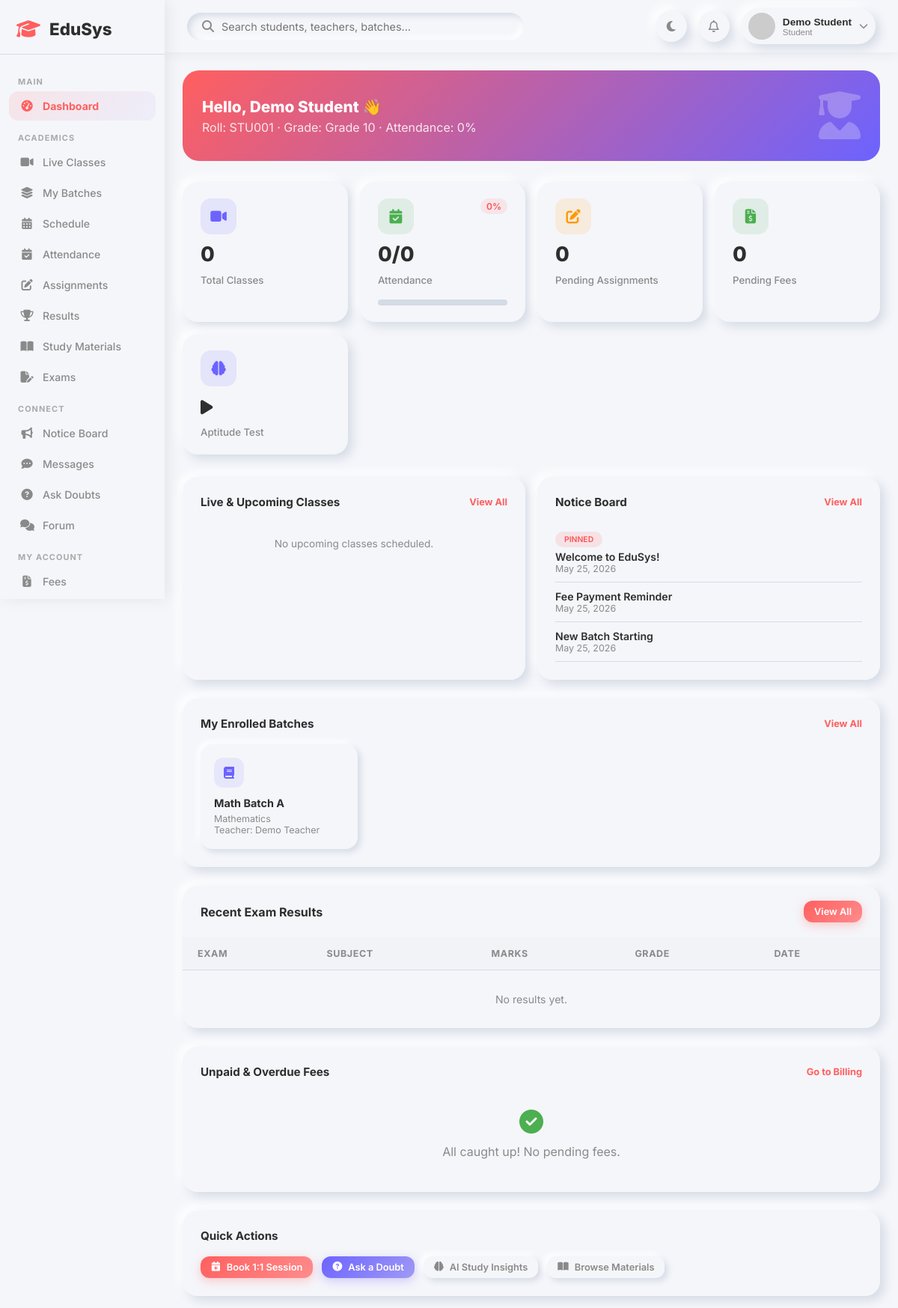
The app's page /student/dashboard.php (signed in) with its own data.
### tables this page shows
CREATE TABLE IF NOT EXISTS students (
    id INT AUTO_INCREMENT PRIMARY KEY,
    user_id INT NOT NULL,
    roll_number VARCHAR(50) UNIQUE,
    date_of_birth DATE,
    gender ENUM('male','female','other'),
    phone VARCHAR(20),
    address TEXT,
    parent_name VARCHAR(150),
    parent_phone VARCHAR(20),
    grade VARCHAR(20),
    admission_date DATE DEFAULT (CURRENT_DATE),
    FOREIGN KEY (user_id) REFERENCES users(id) ON DELETE CASCADE
);

CREATE TABLE IF NOT EXISTS users (
    id INT AUTO_INCREMENT PRIMARY KEY,
    name VARCHAR(150) NOT NULL,
    email VARCHAR(150) UNIQUE NOT NULL,
    password VARCHAR(255) NOT NULL,
    role ENUM('admin','teacher','student') NOT NULL DEFAULT 'student',
    avatar VARCHAR(255) DEFAULT NULL,
    status ENUM('active','inactive','pending') DEFAULT 'pending',
    created_at TIMESTAMP DEFAULT CURRENT_TIMESTAMP,
    updated_at TIMESTAMP DEFAULT CURRENT_TIMESTAMP ON UPDATE CURRENT_TIMESTAMP
);

CREATE TABLE IF NOT EXISTS notices (
    id INT AUTO_INCREMENT PRIMARY KEY,
    title VARCHAR(200) NOT NULL,
    content TEXT,
    target_role ENUM('all','student','teacher','admin') DEFAULT 'all',
    created_by INT,
    is_pinned TINYINT(1) DEFAULT 0,
    created_at TIMESTAMP DEFAULT CURRENT_TIMESTAMP,
    FOREIGN KEY (created_by) REFERENCES users(id) ON DELETE SET NULL
);

CREATE TABLE IF NOT EXISTS batches (
    id INT AUTO_INCREMENT PRIMARY KEY,
    name VARCHAR(150) NOT NULL,
    teacher_id INT,
    subject_id INT,
    grade VARCHAR(20),
    schedule TEXT,
    max_students INT DEFAULT 30,
    status ENUM('active','inactive') DEFAULT 'active',
    created_at TIMESTAMP DEFAULT CURRENT_TIMESTAMP,
    FOREIGN KEY (teacher_id) REFERENCES teachers(id) ON DELETE SET NULL,
    FOREIGN KEY (subject_id) REFERENCES subjects(id) ON DELETE SET NULL
);

CREATE TABLE IF NOT EXISTS subjects (
    id INT AUTO_INCREMENT PRIMARY KEY,
    name VARCHAR(100) NOT NULL,
    code VARCHAR(20) UNIQUE,
    description TEXT,
    created_at TIMESTAMP DEFAULT CURRENT_TIMESTAMP
);

### student/dashboard.php (the view, shortened to what this page needs)
<?php
require_once '../includes/header.php';
$student = $conn->query("SELECT s.*, u.name, u.email FROM students s JOIN users u ON s.user_id=u.id WHERE s.user_id={$_SESSION['user_id']}")->fetch_assoc();
$sid = $student['id'];
$total_classes = $conn->query("SELECT COUNT(DISTINCT lc.id) as cnt FROM live_classes lc JOIN batches b ON lc.batch_id=b.id JOIN batch_students bs ON bs.batch_id=b.id WHERE bs.student_id=$sid")->fetch_assoc()['cnt'];
$present = $conn->query("SELECT COUNT(*) as cnt FROM attendance WHERE student_id=$sid AND status='present'")->fetch_assoc()['cnt'];
$total_att = $conn->query("SELECT COUNT(*) as cnt FROM attendance WHERE student_id=$sid")->fetch_assoc()['cnt'];
$att_pct = $total_att > 0 ? round(($present / $total_att) * 100) : 0;
$pending_assignments = $conn->query("SELECT COUNT(*) as cnt FROM assignments a JOIN batch_students bs ON bs.batch_id=a.batch_id WHERE bs.student_id=$sid AND a.id NOT IN (SELECT assignment_id FROM submissions WHERE student_id=$sid)")->fetch_assoc()['cnt'];
$unpaid_fees = $conn->query("SELECT COUNT(*) as cnt FROM fees WHERE student_id=$sid AND status IN ('unpaid','overdue')")->fetch_assoc()['cnt'];
$my_batches = $conn->query("SELECT b.*, sub.name as subject_name, u.name as teacher_name FROM batch_students bs JOIN batches b ON bs.batch_id=b.id LEFT JOIN subjects sub ON b.subject_id=sub.id LEFT JOIN teachers t ON b.teacher_id=t.id LEFT JOIN users u ON t.user_id=u.id WHERE bs.student_id=$sid AND b.status='active' LIMIT 5");
$sid = (int)($student['id'] ?? 0);
$notices = $conn->query("
    SELECT n.*, b.name as batch_name
    FROM notices n
    LEFT JOIN batches b ON n.batch_id = b.id
    WHERE n.target_role IN ('all','student')
      AND (
          n.batch_id IS NULL
          OR
          ($sid > 0 AND n.batch_id IN (SELECT batch_id FROM batch_students WHERE student_id=$sid))
      )
    ORDER BY n.is_pinned DESC, n.created_at DESC
    LIMIT 4
");
$upcoming = $conn->query("SELECT lc.*, b.name as batch_name, u.name as teacher_name FROM live_classes lc JOIN batches b ON lc.batch_id=b.id JOIN batch_students bs ON bs.batch_id=b.id LEFT JOIN teachers t ON lc.teacher_id=t.id LEFT JOIN users u ON t.user_id=u.id WHERE bs.student_id=$sid AND lc.status IN ('scheduled','live') ORDER BY lc.scheduled_at ASC LIMIT 4");
$results = $conn->query("SELECT r.*, e.title as exam_title, sub.name as subject_name, e.total_marks FROM results r JOIN exams e ON r.exam_id=e.id LEFT JOIN subjects sub ON e.subject_id=sub.id WHERE r.student_id=$sid ORDER BY r.created_at DESC LIMIT 5");
?>
<div class="hero-strip">
    <div>
        <h2>Hello, <?= htmlspecialchars($student['name']) ?> 👋</h2>
        <p>Roll: <?= $student['roll_number'] ?> &middot; Grade: <?= $student['grade'] ?> &middot; Attendance: <?= $att_pct ?>%</p>
    </div>
    <div class="hero-strip-icon"><i class="fa-solid fa-user-graduate"></i></div>
</div>
<div class="stats-grid">
    <div class="stat-card" onclick="location.href='classes.php'" style="cursor:pointer;"><div class="stat-card-header"><div class="stat-icon purple"><i class="fa-solid fa-video"></i></div></div><div class="stat-value"><?= $total_classes ?></div><div class="stat-label">Total Classes</div></div>
    <div class="stat-card" onclick="location.href='attendance.php'" style="cursor:pointer;">
        <div class="stat-card-header"><div class="stat-icon green"><i class="fa-solid fa-calendar-check"></i></div><span class="stat-change <?= $att_pct >= 75 ? 'up' : 'down' ?>"><?= $att_pct ?>%</span></div>
        <div class="stat-value"><?= $present ?>/<?= $total_att ?></div>
        <div class="stat-label">Attendance</div>
        <div class="progress-bar-wrap" style="margin-top:8px;"><div class="progress-bar <?= $att_pct >= 75 ? 'success' : 'primary' ?>" style="width:<?= $att_pct ?>%"></div></div>
    </div>
    <div class="stat-card" onclick="location.href='assignments.php'" style="cursor:pointer;"><div class="stat-card-header"><div class="stat-icon orange"><i class="fa-solid fa-pen-to-square"></i><?php if ($pending_assignments > 0): ?><span class="stat-change down"><?= $pending_assignments ?> due</span><?php endif; ?></div></div><div class="stat-value"><?= $pending_assignments ?></div><div class="stat-label">Pending Assignments</div></div>
    <div class="stat-card" onclick="location.href='fees.php'" style="cursor:pointer;"><div class="stat-card-header"><div class="stat-icon <?= $unpaid_fees > 0 ? 'red' : 'green' ?>"><i class="fa-solid fa-file-invoice-dollar"></i></div><?php if ($unpaid_fees > 0): ?><span class="stat-change down"><?= $unpaid_fees ?> unpaid</span><?php endif; ?></div><div class="stat-value"><?= $unpaid_fees ?></div><div class="stat-label">Pending Fees</div></div>
    <div class="stat-card" onclick="location.href='aptitude-test.php'" style="cursor:pointer;"><div class="stat-card-header"><div class="stat-icon purple"><i class="fa-solid fa-brain"></i></div></div><div class="stat-value"><i class="fa-solid fa-play" style="font-size:0.8em;"></i></div><div class="stat-label">Aptitude Test</div></div>
</div>
<div class="charts-grid">
    <div class="chart-card">
        <div class="chart-title">Live & Upcoming Classes <a href="/project/student/classes.php" style="font-size:0.8rem;color:var(--primary);text-decoration:none;">View All</a></div>
        <?php if ($upcoming->num_rows === 0): ?>
        <p class="empty-msg">No upcoming classes scheduled.</p>
        <?php endif; ?>
    </div>
    <div class="chart-card">
        <div class="chart-title">Notice Board <a href="/project/student/notices.php" style="font-size:0.8rem;color:var(--primary);text-decoration:none;">View All</a></div>
        <?php if ($notices->num_rows === 0): ?>
        <p class="empty-msg">No notices at this time.</p>
        <?php else: ?>
        <?php while ($n = $notices->fetch_assoc()): ?>
        <div style="padding:10px 0;border-bottom:1px solid var(--shadow-dark);">
            <?php if ($n['is_pinned']): ?><span class="badge-pill badge-danger" style="font-size:0.65rem;margin-bottom:4px;display:inline-block;">PINNED</span><?php endif; ?>
            <div style="display:flex;justify-content:space-between;align-items:center;">
                <p style="font-size:0.88rem;font-weight:600;"><?= htmlspecialchars($n['title']) ?></p>
            </div>
            <p style="font-size:0.78rem;color:var(--text-secondary);"><?= date('M d, Y', strtotime($n['created_at'])) ?></p>
        </div>
        <?php endwhile; ?>
        <?php endif; ?>
    </div>
</div>
<div class="chart-card" style="margin-bottom:25px;">
    <div class="chart-title">My Enrolled Batches <a href="/project/student/classes.php" style="font-size:0.8rem;color:var(--primary);text-decoration:none;">View All</a></div>
    <?php if ($my_batches->num_rows === 0): ?>
    <p class="empty-msg">Not enrolled in any batch. <a href="/project/student/classes.php">Browse batches</a></p>
    <?php else: ?>
    <div style="display:grid;grid-template-columns:repeat(auto-fill,minmax(200px,1fr));gap:15px;margin-top:5px;">
        <?php while ($b = $my_batches->fetch_assoc()): ?>
        <div style="background:var(--background);border-radius:16px;box-shadow:var(--neu-sm);padding:18px;">
            <div style="width:40px;height:40px;border-radius:12px;background:rgba(108,99,255,0.1);display:flex;align-items:center;justify-content:center;color:var(--secondary);margin-bottom:10px;"><i class="fa-solid fa-book"></i></div>
            <strong style="font-size:0.9rem;"><?= htmlspecialchars($b['name']) ?></strong>
            <p style="font-size:0.78rem;color:var(--text-secondary);margin-top:4px;"><?= htmlspecialchars($b['subject_name'] ?? '') ?></p>
            <p style="font-size:0.78rem;color:var(--text-secondary);">Teacher: <?= htmlspecialchars($b['teacher_name'] ?? 'TBD') ?></p>
        </div>
        <?php endwhile; ?>
    </div>
    <?php endif; ?>
</div>
<div class="table-card">
    <div class="table-header"><h3>Recent Exam Results</h3><a href="/project/student/results.php" class="btn btn-primary btn-sm">View All</a></div>
    <div class="table-responsive">
        <table>
            <thead><tr><th>Exam</th><th>Subject</th><th>Marks</th><th>Grade</th><th>Date</th></tr></thead>
            <tbody>
                <?php if ($results->num_rows === 0): ?><tr><td colspan="5" style="text-align:center;padding:30px;color:var(--text-secondary);">No results yet.</td></tr><?php else: ?>
                <?php while ($r = $results->fetch_assoc()): ?>
                <tr>
                    <td><strong><?= htmlspecialchars($r['exam_title']) ?></strong></td>
                    <td><?= htmlspecialchars($r['subject_name'] ?? '-') ?></td>
                    <td><?= $r['marks_obtained'] ?>/<?= $r['total_marks'] ?></td>
                    <td><span class="badge-pill <?= $r['marks_obtained'] >= ($r['total_marks']*0.7)?'badge-success':($r['marks_obtained']>=($r['total_marks']*0.4)?'badge-warning':'badge-danger') ?>"><?= $r['grade_letter'] ?? 'N/A' ?></span></td>
                    <td><?= date('M d, Y', strtotime($r['created_at'])) ?></td>
                </tr>
                <?php endwhile; ?><?php endif; ?>
            </tbody>
        </table>
    </div>
</div>
<div class="chart-card" style="margin-top:25px;">
    <div class="chart-title">Unpaid & Overdue Fees <a href="/project/student/fees.php" style="font-size:0.8rem;color:var(--primary);text-decoration:none;">Go to Billing</a></div>
    <?php
    $pending_fees_list = $conn->query("SELECT * FROM fees WHERE student_id=$sid AND status IN ('unpaid','overdue') ORDER BY due_date ASC LIMIT 3");
    if ($pending_fees_list->num_rows === 0):
    ?>
    <div style="text-align:center;padding:20px;">
        <div style="font-size:2rem;color:var(--success);margin-bottom:10px;"><i class="fa-solid fa-circle-check"></i></div>
        <p style="color:var(--text-secondary);">All caught up! No pending fees.</p>
    </div>
    <?php else: while ($f = $pending_fees_list->fetch_assoc()): ?>
    <div style="display:flex;align-items:center;justify-content:space-between;padding:15px;background:<?= $f['status']==='overdue'?'rgba(244,67,54,0.05)':'rgba(255,193,7,0.05)' ?>;border-radius:12px;margin-bottom:10px;border-left:4px solid <?= $f['status']==='overdue'?'var(--danger)':'var(--warning)' ?>;">
        <div>
            <strong style="font-size:0.9rem;"><?= htmlspecialchars($f['description']) ?></strong><br>
            <small style="color:var(--text-secondary);">Due: <?= date('M d, Y', strtotime($f['due_date'])) ?> &middot; <span style="color:<?= $f['status']==='overdue'?'var(--danger)':'var(--text-primary)' ?>;"><?= strtoupper($f['status']) ?></span></small>
        </div>
        <div style="text-align:right;">
            <div style="font-weight:700;color:var(--text-primary);margin-bottom:5px;">₹<?= number_format($f['amount']) ?></div>
            <a href="/project/student/fees.php" class="btn btn-primary btn-sm">Pay Now</a>
        </div>
    </div>
    <?php endwhile; endif; ?>
</div>
<div class="chart-card" style="margin-top:25px;">
    <div class="chart-title">Quick Actions</div>
    <div style="display:flex;gap:12px;flex-wrap:wrap;">
        <a href="/project/student/book-session.php" class="btn btn-primary btn-sm"><i class="fa-solid fa-calendar-plus"></i> Book 1:1 Session</a>
        <a href="/project/student/doubts.php" class="btn btn-secondary btn-sm"><i class="fa-solid fa-question-circle"></i> Ask a Doubt</a>
        <a href="/project/student/ai-prediction.php" class="btn btn-outline btn-sm"><i class="fa-solid fa-brain"></i> AI Study Insights</a>
        <a href="/project/student/materials.php" class="btn btn-outline btn-sm"><i class="fa-solid fa-book-open"></i> Browse Materials</a>
    </div>
</div>
<?php require_once '../includes/footer.php'; ?>

### records on screen
students: user.name "Demo Student", roll_number "STU001", grade "Grade 10"
notices: is_pinned "PINNED", title "Welcome to EduSys!", created_at "May 25, 2026"
notices: title "Fee Payment Reminder", created_at "May 25, 2026"
notices: title "New Batch Starting", created_at "May 25, 2026"
batches: name "Math Batch A", subject.name "Mathematics", users.name "Demo Teacher"

### other values on screen
$name "Demo Student"
$role "Student"
$att_pct "0"
$total_classes "0"
$present "0"
$total_att "0"
$pending_assignments "0"
$unpaid_fees "0"
